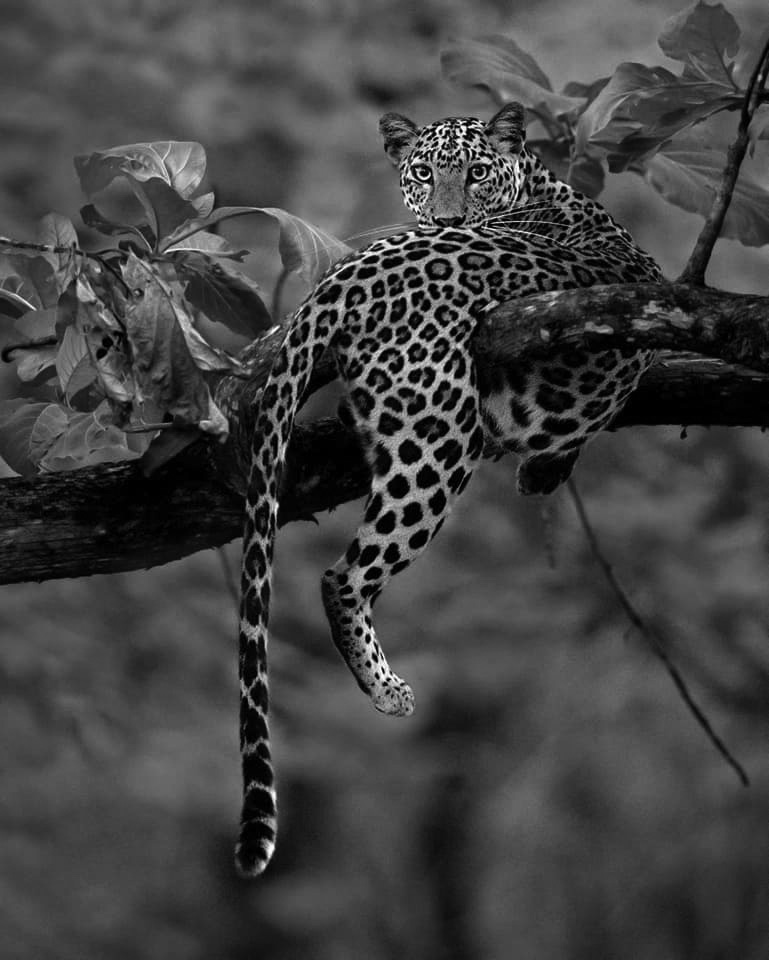
#> input picture Images/african_leopard_bw.jpg, 769 x 960 px
$ python invert.py
#> lines starting #> are read from the running program, lines starting #| are printed output that depends on the picture
import cv2
import time
from pathlib import Path

img_path = str(Path(__file__).parent.parent / 'Images/african_leopard_bw.jpg')

img = cv2.imread(img_path, cv2.IMREAD_GRAYSCALE)
#> img is the input picture: shape (960, 769); min 0, max 255, mean 66.4
start_time = time.time()
img = 255 - img
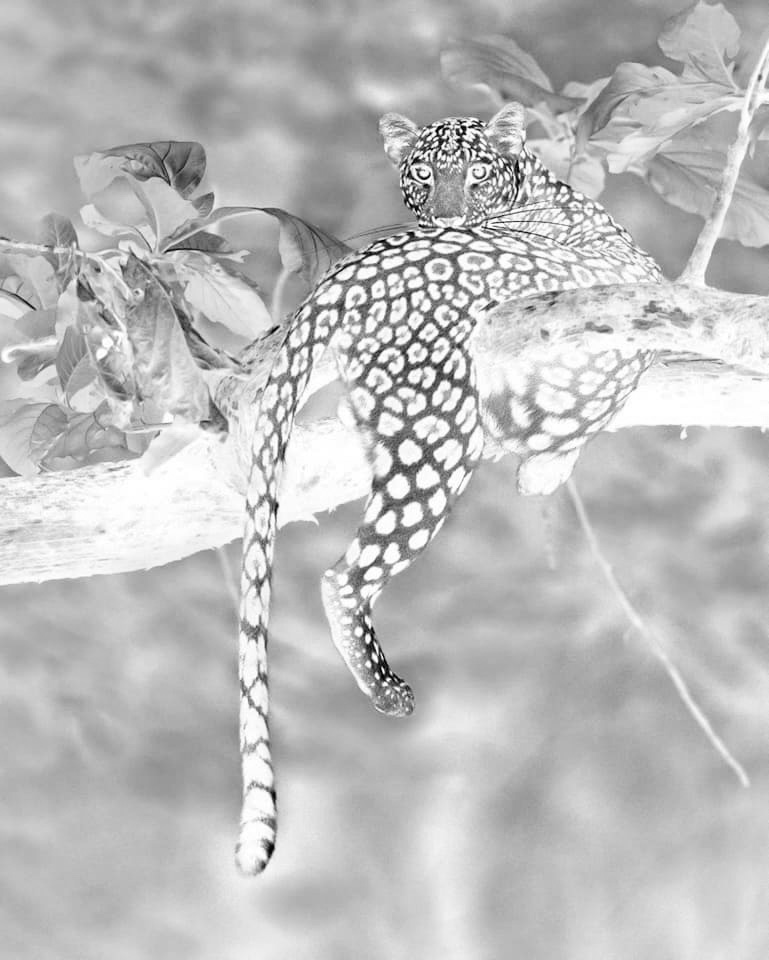
#> img: shape (960, 769); min 0, max 255, mean 188.6
elapsed_time = time.time() - start_time

print(elapsed_time)

cv2.imshow('image', img)
cv2.waitKey(0)
cv2.destroyAllWindows()

$ run again, with Images/210088.jpg copied over Images/african_leopard_bw.jpg
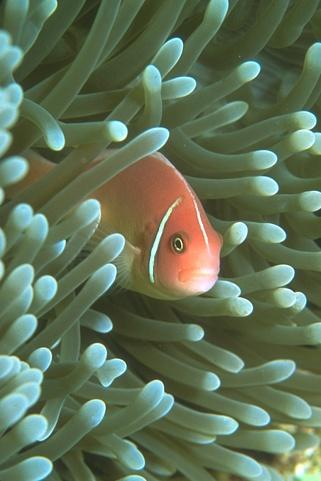
#> input picture Images/210088.jpg, 321 x 481 px
#> `img = cv2.imread(img_path, cv2.IMREAD_GRAYSCALE)`:
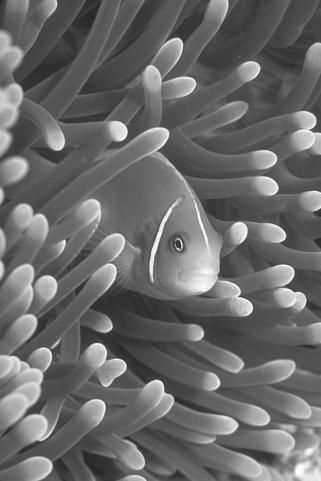
#> img: shape (481, 321); min 27, max 255, mean 105.7
#> `img = 255 - img`:
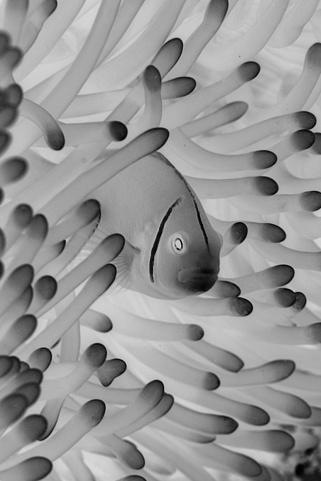
#> img: shape (481, 321); min 0, max 228, mean 149.3

$ run again, with Images/69015.jpg copied over Images/african_leopard_bw.jpg
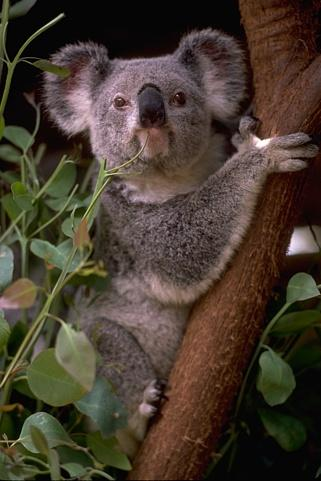
#> input picture Images/69015.jpg, 321 x 481 px
#> `img = cv2.imread(img_path, cv2.IMREAD_GRAYSCALE)`:
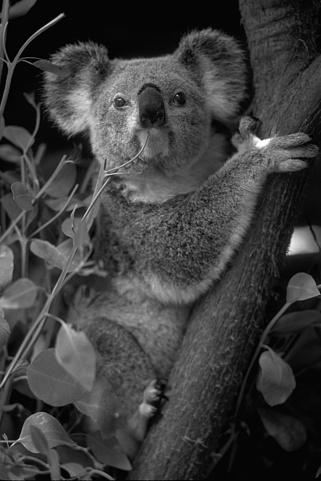
#> img: shape (481, 321); min 0, max 255, mean 61.5
#> `img = 255 - img`:
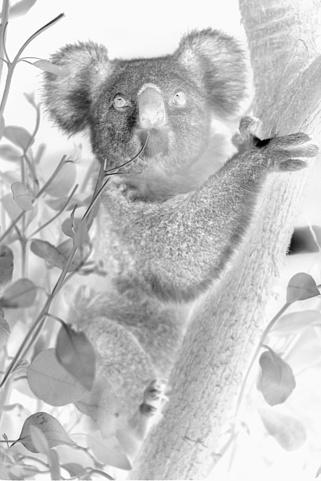
#> img: shape (481, 321); min 0, max 255, mean 193.5
